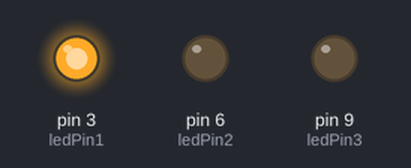
This sketch was run on a simulated Arduino Uno, built with avr-gcc and run on an emulated ATmega328P. Parts: output pins drawn as LEDs (lit = HIGH).

Above: at 0.5 s.
At 1.5 s:
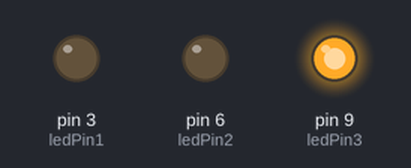
At 5.5 s:
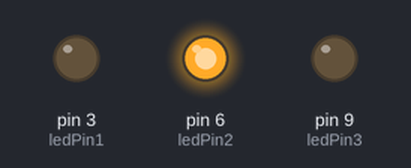
Timing chart, 0 to 6.9 s (numbered marks = the images above):
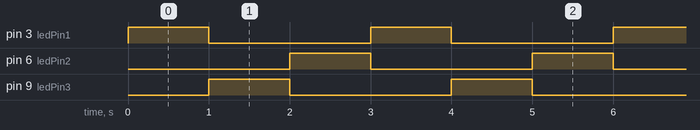

The sketch:

semaforo.ino
```cpp
const int ledPin1 = 3;
const int ledPin2 = 6;
const int ledPin3 = 9;


void setup() {
    // initialize serial:
  Serial.begin(9600);
  pinMode(ledPin1,OUTPUT);
  pinMode(ledPin2,OUTPUT);
  pinMode(ledPin3,OUTPUT);
                      // you're connected now, so print out the status
}


void loop() {

  digitalWrite(ledPin1, HIGH);
  delay(1000);

  digitalWrite(ledPin1, LOW);
  digitalWrite(ledPin3, HIGH);
  delay(1000);

  digitalWrite(ledPin3, LOW);
  digitalWrite(ledPin2, HIGH);
  delay(1000);

  digitalWrite(ledPin2, LOW);
}
```

Measured:
- by itself, pin 3 (ledPin1), pin 6 (ledPin2), pin 9 (ledPin3): alternates HIGH for 1.0 s and LOW for 2.0 s
- by itself, everything shown: repeats every 3.0 s, in 4 steps
